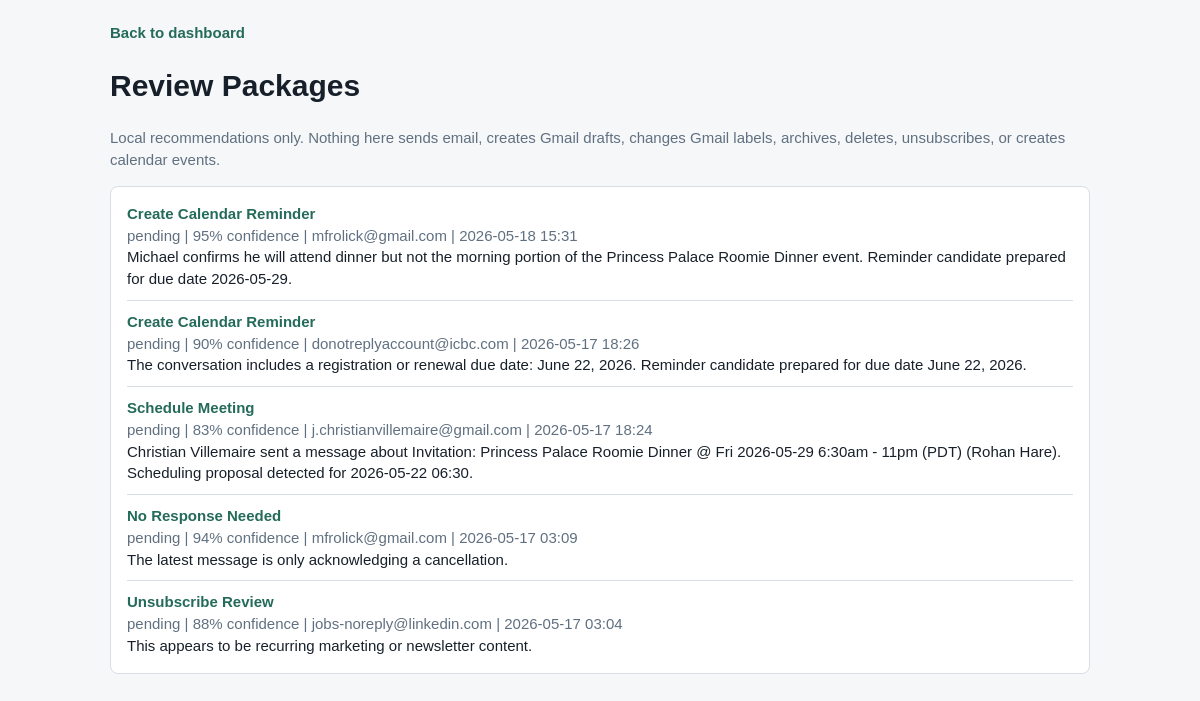
Screenshot of /review-packages with the database file from the repository.
### app/models/entities.py (models this page shows)
class ProposedActionReviewPackage(Base):
    __tablename__ = "proposed_action_review_packages"
    __table_args__ = (
        UniqueConstraint("message_id", name="uq_review_packages_message"),
        Index("ix_review_packages_thread_created", "thread_id", "created_at"),
    )
    id: Mapped[int] = mapped_column(primary_key=True)
    thread_id: Mapped[int] = mapped_column(ForeignKey("message_threads.id"), index=True)
    message_id: Mapped[int] = mapped_column(ForeignKey("messages.id"), index=True)
    conversation_summary_id: Mapped[int | None] = mapped_column(
        ForeignKey("conversation_summaries.id")
    )
    action_type: Mapped[ProposedActionType] = mapped_column(Enum(ProposedActionType))
    explanation: Mapped[str] = mapped_column(Text)
    confidence: Mapped[Decimal] = mapped_column(Numeric(5, 4), default=Decimal("0.0"))
    draft_response: Mapped[str | None] = mapped_column(Text)
    status: Mapped[ReviewPackageStatus] = mapped_column(
        Enum(ReviewPackageStatus), default=ReviewPackageStatus.PENDING
    )
    user_note: Mapped[str | None] = mapped_column(Text)
    snoozed_until: Mapped[datetime | None] = mapped_column(DateTime(timezone=True))
    provider_name: Mapped[str] = mapped_column(String(100), default="mock")
    is_external_action: Mapped[bool] = mapped_column(Boolean, default=False)
    created_at: Mapped[datetime] = mapped_column(DateTime(timezone=True), default=utcnow)
    updated_at: Mapped[datetime] = mapped_column(
        DateTime(timezone=True), default=utcnow, onupdate=utcnow
    )
    thread: Mapped[MessageThread] = relationship()
    message: Mapped[Message] = relationship()
    conversation_summary: Mapped[ConversationSummary | None] = relationship()
    calendar_proposals: Mapped[list[CalendarActionProposal]] = relationship(
        back_populates="review_package", cascade="all, delete-orphan"
    )

class Message(Base):
    __tablename__ = "messages"
    __table_args__ = (
        UniqueConstraint("source_type", "source_message_id", name="uq_message_source"),
    )
    id: Mapped[int] = mapped_column(primary_key=True)
    thread_id: Mapped[int] = mapped_column(ForeignKey("message_threads.id"), index=True)
    source_type: Mapped[str] = mapped_column(String(50))
    source_message_id: Mapped[str] = mapped_column(String(255))
    sender_display_name: Mapped[str | None] = mapped_column(String(255))
    sender_email: Mapped[str | None] = mapped_column(String(255), index=True)
    source_channel: Mapped[str | None] = mapped_column(String(50))
    source_confidence: Mapped[Decimal] = mapped_column(Numeric(4, 3), default=Decimal("1.000"))
    recipient_emails: Mapped[str | None] = mapped_column(Text)
    cc_emails: Mapped[str | None] = mapped_column(Text)
    received_at: Mapped[datetime] = mapped_column(DateTime(timezone=True), default=utcnow)
    subject: Mapped[str | None] = mapped_column(String(500))
    snippet: Mapped[str | None] = mapped_column(Text)
    body_text: Mapped[str | None] = mapped_column(Text)
    body_stored_mode: Mapped[BodyStoredMode] = mapped_column(
        Enum(BodyStoredMode), default=BodyStoredMode.SNIPPET_ONLY
    )
    is_unread: Mapped[bool] = mapped_column(Boolean, default=True)
    has_attachments: Mapped[bool] = mapped_column(Boolean, default=False)
    created_at: Mapped[datetime] = mapped_column(DateTime(timezone=True), default=utcnow)
    thread: Mapped[MessageThread] = relationship()

class ConversationSummary(Base):
    __tablename__ = "conversation_summaries"
    __table_args__ = (UniqueConstraint("thread_id", name="uq_conversation_summaries_thread"),)
    id: Mapped[int] = mapped_column(primary_key=True)
    thread_id: Mapped[int] = mapped_column(ForeignKey("message_threads.id"), index=True)
    summary_text: Mapped[str] = mapped_column(Text)
    detected_due_date: Mapped[str | None] = mapped_column(String(100))
    provider_name: Mapped[str] = mapped_column(String(100), default="mock")
    created_at: Mapped[datetime] = mapped_column(DateTime(timezone=True), default=utcnow)
    updated_at: Mapped[datetime] = mapped_column(
        DateTime(timezone=True), default=utcnow, onupdate=utcnow
    )
    thread: Mapped[MessageThread] = relationship()

### app/web/routes.py (the view)
@web_router.get("/review-packages")
def review_packages_index(request: Request, db: Session = Depends(get_db)):
    packages = (
        db.query(ProposedActionReviewPackage)
        .order_by(ProposedActionReviewPackage.updated_at.desc(), ProposedActionReviewPackage.id.desc())
        .limit(100)
        .all()
    )
    return templates.TemplateResponse(request, "review_packages.html", {"packages": packages})

### app/web/templates/review_packages.html (shortened to what this page needs)
<!DOCTYPE html>
<html>
  <head>
  </head>
  <body>
    <main class="wrap">
      <a href="/">Back to dashboard</a>
      <h1>Review Packages</h1>
      <p class="muted">Local recommendations only. Nothing here sends email, creates Gmail drafts, changes Gmail labels, archives, deletes, unsubscribes, or creates calendar events.</p>
      <section class="panel">
        <ul class="items">
          {% for package in packages %}
          <li>
            <strong><a href="/review-packages/{{ package.id }}">{{ package.action_type.value.replace("_", " ").title() }}</a></strong>
            <div class="muted">
              {{ package.status.value if package.status.value is defined else package.status }}
              | {{ "%.0f"|format((package.confidence or 0) * 100) }}% confidence
              {% if package.message and package.message.sender_email %} | {{ package.message.sender_email }}{% endif %}
              {% if package.updated_at %} | {{ package.updated_at.strftime("%Y-%m-%d %H:%M") }}{% endif %}
            </div>
            <div>{{ package.conversation_summary.summary_text if package.conversation_summary else "No summary stored." }}</div>
          </li>
          {% else %}
          <li class="empty">No local review packages yet. Open a message and analyze the conversation.</li>
          {% endfor %}
        </ul>
      </section>
    </main>
  </body>
</html>

### app/web/templates/review_packages.html (style rules this page uses)
:root { --bg: #f6f7f9; --surface: #ffffff; --line: #d9dee6; --text: #17202a; --muted: #607080; --brand: #246b5a; }
* { box-sizing: border-box; }
body { margin: 0; background: var(--bg); color: var(--text); font-family: Arial, Helvetica, sans-serif; font-size: 15px; line-height: 1.45; }
a { color: var(--brand); font-weight: 700; text-decoration: none; }
.wrap { width: min(980px, calc(100% - 32px)); margin: 0 auto; padding: 22px 0 42px; }
.panel { border: 1px solid var(--line); border-radius: 8px; background: var(--surface); padding: 16px; }
.muted { color: var(--muted); }
.items { display: grid; gap: 10px; padding: 0; margin: 0; list-style: none; }
.items li { border-top: 1px solid var(--line); padding-top: 10px; }
.items li:first-child { border-top: 0; padding-top: 0; }

### rows the page displays
ProposedActionReviewPackage: action_type.value.replace "Create Calendar Reminder", status "pending", (package.confidenceor0)*100 "95", message.sender_email "mfrolick@gmail.com", updated_at "2026-05-18 15:31", conversation_summary "Michael confirms he will attend dinner but not the morning portion of the Princess Palace Roomie Dinner event. Reminder candidate prepared for due date 2026-05-29."
ProposedActionReviewPackage: action_type.value.replace "Create Calendar Reminder", status "pending", (package.confidenceor0)*100 "90", message.sender_email "donotreplyaccount@icbc.com", updated_at "2026-05-17 18:26", conversation_summary "The conversation includes a registration or renewal due date: June 22, 2026. Reminder candidate prepared for due date June 22, 2026."
ProposedActionReviewPackage: action_type.value.replace "Schedule Meeting", status "pending", (package.confidenceor0)*100 "83", message.sender_email "j.christianvillemaire@gmail.com", updated_at "2026-05-17 18:24", conversation_summary "Christian Villemaire sent a message about Invitation: Princess Palace Roomie Dinner @ Fri 2026-05-29 6:30am - 11pm (PDT) (Rohan Hare). Scheduling proposal detected for 2026-05-22 06:30."
ProposedActionReviewPackage: action_type.value.replace "No Response Needed", status "pending", (package.confidenceor0)*100 "94", message.sender_email "mfrolick@gmail.com", updated_at "2026-05-17 03:09", conversation_summary "The latest message is only acknowledging a cancellation."
ProposedActionReviewPackage: action_type.value.replace "Unsubscribe Review", status "pending", (package.confidenceor0)*100 "88", message.sender_email "jobs-noreply@linkedin.com", updated_at "2026-05-17 03:04", conversation_summary "This appears to be recurring marketing or newsletter content."
